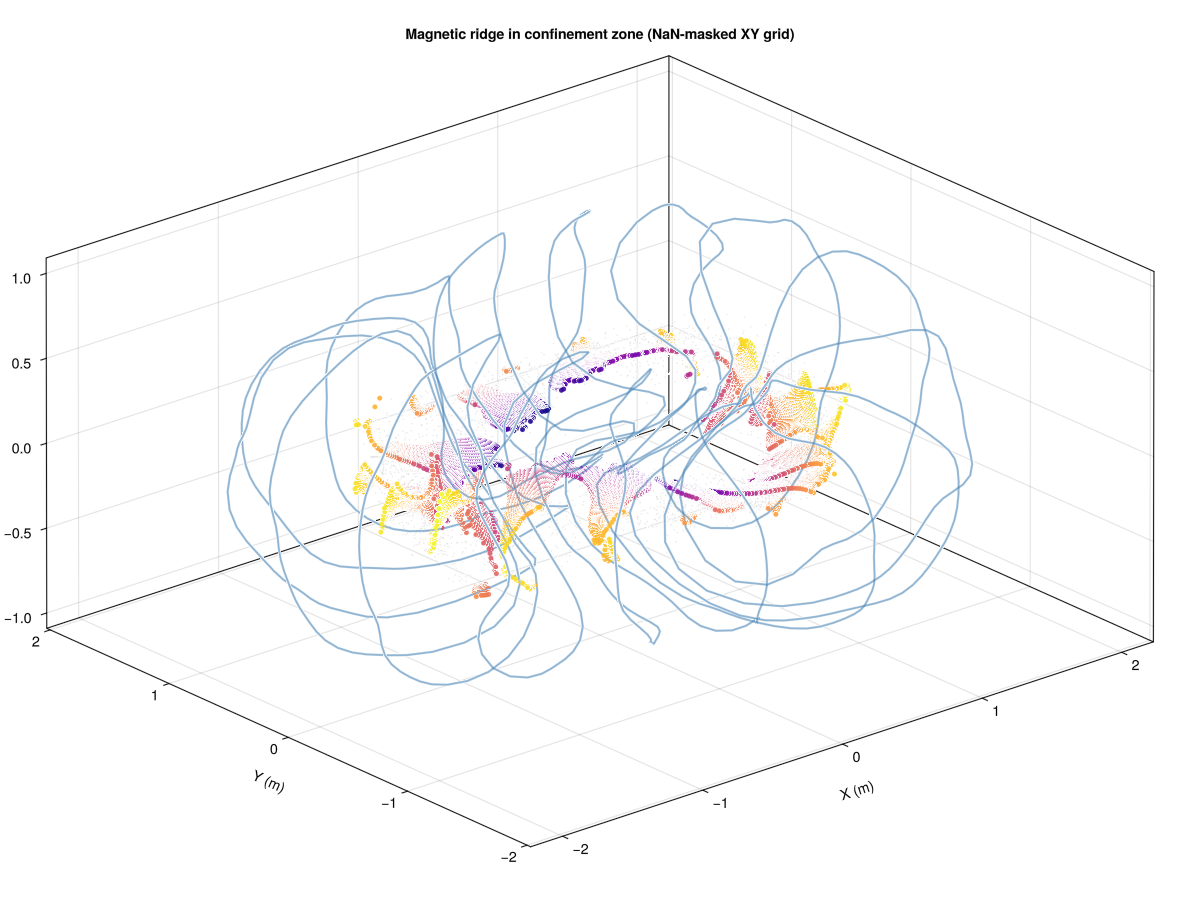

This figure's Julia source:
using LinearAlgebra
using ForwardDiff
using Roots
using JLD2
using GLMakie
using StaticArrays

include("Coil.jl")

"""
    next_nonconflicting_path(path)

If `path` is not an existing file, return `path`. Otherwise return `dir/stem_n.ext`
for the smallest positive integer `n` such that that file does not exist
(e.g. `run.jld2` → `run_1.jld2` → `run_2.jld2`).
"""
function next_nonconflicting_path(path::AbstractString)
    isfile(path) || return path
    d = dirname(path)
    stem, ext = splitext(basename(path))
    n = 1
    while true
        cand = joinpath(d, string(stem, "_", n, ext))
        isfile(cand) || return cand
        n += 1
    end
end

# -----------------------------------------------------------------------------
# Configuration
# -----------------------------------------------------------------------------
const COIL_FILE = "landreman_paul.json"
const NQUAD = 64

const CONF_PATH = raw"C:/Users/danie/Stellarator_Isodrasticity/data/confinement_zone/confinement_field_lines.jld2"

# Grid resolution for the XY scan
const NX = parse(Int, get(ENV, "MAGRID3_NX", "300"))
const NY = parse(Int, get(ENV, "MAGRID3_NY", "300"))

# XY scan region follows confinement footprint (angle-dependent annulus)
const FOOTPRINT_NTHETA = parse(Int, get(ENV, "MAGRID3_FOOTPRINT_NTHETA", "180"))
const FOOTPRINT_OUTER_PAD = parse(Float64, get(ENV, "MAGRID3_FOOTPRINT_OUTER_PAD", "0.07"))
const FOOTPRINT_INNER_PAD = parse(Float64, get(ENV, "MAGRID3_FOOTPRINT_INNER_PAD", "0.04"))
const XY_BOX_PAD = parse(Float64, get(ENV, "MAGRID3_XY_BOX_PAD", "0.03"))
const PLOT_MASK_DEBUG = parse(Bool, get(ENV, "MAGRID3_PLOT_MASK_DEBUG", "true"))
const MASK_ONLY = parse(Bool, get(ENV, "MAGRID3_MASK_ONLY", "false"))

# Hybrid local-confinement lookup parameters
const XY_RADIUS_BASE = parse(Float64, get(ENV, "MAGRID3_XY_RADIUS_BASE", "0.06"))
const XY_RADIUS_MAX = parse(Float64, get(ENV, "MAGRID3_XY_RADIUS_MAX", "0.25"))
const MIN_NEIGHBORS = parse(Int, get(ENV, "MAGRID3_MIN_NEIGHBORS", "18"))
const Z_PAD = parse(Float64, get(ENV, "MAGRID3_Z_PAD", "0.01"))

# Field validity and ridge check
const B_MAG_MAX = 10.0
const RIDGE_CURV_EPS = 1e-5

# -----------------------------------------------------------------------------
# Type-agnostic B-field for ForwardDiff jacobian
# -----------------------------------------------------------------------------
function B_agnostic(cs::Vector{Coil{T}}, x::AbstractVector) where {T}
    B_acc = StaticArrays.zeros(eltype(x), 3)
    for c in cs
        for (ri, Idri) in zip(c.rs, c.Idrs)
            delta_r = SVector(ri[1] - x[1], ri[2] - x[2], ri[3] - x[3])
            d = three_norm(delta_r)
            B_acc = B_acc + cross(delta_r, Idri) / (d^3)
        end
    end
    return B_acc
end

function d_normB_ds(cs::Vector{Coil{T}}, x, y, z) where {T}
    u = SVector{3}(x, y, z)
    B = eval_B(cs, u)
    J = ForwardDiff.jacobian(v -> B_agnostic(cs, v), u)
    return dot(B, J, B)
end

function is_ridge(cs::Vector{Coil{T}}, x, y, z) where {T}
    u = SVector{3}(x, y, z)
    B = eval_B(cs, u)
    nb = norm(B)
    nb < eps(Float64) * 1e6 && return false
    bh = B / nb
    epss = RIDGE_CURV_EPS
    s0 = d_normB_ds(cs, x, y, z)
    s1 = d_normB_ds(cs, x + epss * bh[1], y + epss * bh[2], z + epss * bh[3])
    return ((s1 - s0) / epss) < 0.0
end

# -----------------------------------------------------------------------------
# Confinement cloud indexing in XY (uniform hash grid)
# -----------------------------------------------------------------------------
struct XYIndex
    x::Vector{Float64}
    y::Vector{Float64}
    z::Vector{Float64}
    h::Float64
    invh::Float64
    bins::Dict{Tuple{Int, Int}, Vector{Int}}
end

@inline cell_id(x, y, invh) = (floor(Int, x * invh), floor(Int, y * invh))

function build_xy_index(cx::Vector{Float64}, cy::Vector{Float64}, cz::Vector{Float64}; h::Float64 = XY_RADIUS_MAX)
    bins = Dict{Tuple{Int, Int}, Vector{Int}}()
    invh = 1.0 / h
    @inbounds for i in eachindex(cx)
        key = cell_id(cx[i], cy[i], invh)
        if haskey(bins, key)
            push!(bins[key], i)
        else
            bins[key] = [i]
        end
    end
    return XYIndex(cx, cy, cz, h, invh, bins)
end

function gather_within_radius(idx::XYIndex, x::Float64, y::Float64, r::Float64)
    ii, jj = cell_id(x, y, idx.invh)
    rr = ceil(Int, r / idx.h)
    r2 = r * r
    out = Int[]
    for i in (ii - rr):(ii + rr), j in (jj - rr):(jj + rr)
        ids = get(idx.bins, (i, j), nothing)
        ids === nothing && continue
        @inbounds for k in ids
            dx = idx.x[k] - x
            dy = idx.y[k] - y
            if dx * dx + dy * dy <= r2
                push!(out, k)
            end
        end
    end
    return out
end

function local_confine_bounds(idx::XYIndex, x::Float64, y::Float64, dx::Float64, dy::Float64)
    r = max(XY_RADIUS_BASE, 0.75 * hypot(dx, dy))
    ids = gather_within_radius(idx, x, y, r)
    while length(ids) < MIN_NEIGHBORS && r < XY_RADIUS_MAX
        r = min(XY_RADIUS_MAX, 1.55 * r)
        ids = gather_within_radius(idx, x, y, r)
    end
    isempty(ids) && return nothing

    zmin = Inf
    zmax = -Inf
    @inbounds for k in ids
        zk = idx.z[k]
        if zk < zmin
            zmin = zk
        end
        if zk > zmax
            zmax = zk
        end
    end
    return (zmin - Z_PAD, zmax + Z_PAD, length(ids), r)
end

# -----------------------------------------------------------------------------
# XY footprint from confinement cloud (avoid square-domain sampling)
# -----------------------------------------------------------------------------
struct XYFootprint
    ntheta::Int
    rmin::Vector{Float64}
    rmax::Vector{Float64}
end

@inline function theta_bin(theta::Float64, ntheta::Int)
    # map theta in (-pi, pi] to [1, ntheta]
    t = (theta + π) / (2π)
    return clamp(floor(Int, t * ntheta) + 1, 1, ntheta)
end

function _fill_circular_nearest!(v::Vector{Float64}; is_max::Bool = false)
    n = length(v)
    finite_idx = findall(isfinite, v)
    isempty(finite_idx) && error("Footprint bins are empty; confinement cloud may be invalid.")
    for i in eachindex(v)
        isfinite(v[i]) && continue
        # nearest finite bin on circular index
        best_j = finite_idx[1]
        best_d = min(abs(i - best_j), n - abs(i - best_j))
        for j in finite_idx
            d = min(abs(i - j), n - abs(i - j))
            if d < best_d
                best_d = d
                best_j = j
            end
        end
        v[i] = v[best_j]
    end
    return v
end

function build_xy_footprint(cx::Vector{Float64}, cy::Vector{Float64}; ntheta::Int = FOOTPRINT_NTHETA)
    rmin = fill(Inf, ntheta)
    rmax = fill(-Inf, ntheta)
    @inbounds for i in eachindex(cx)
        x = cx[i]
        y = cy[i]
        r = hypot(x, y)
        b = theta_bin(atan(y, x), ntheta)
        if r < rmin[b]
            rmin[b] = r
        end
        if r > rmax[b]
            rmax[b] = r
        end
    end

    _fill_circular_nearest!(rmin)
    _fill_circular_nearest!(rmax)

    # light circular smoothing to prevent jagged angular aliasing
    rmin_s = similar(rmin)
    rmax_s = similar(rmax)
    for i in 1:ntheta
        i0 = mod1(i - 1, ntheta)
        i1 = i
        i2 = mod1(i + 1, ntheta)
        rmin_s[i] = 0.25 * rmin[i0] + 0.5 * rmin[i1] + 0.25 * rmin[i2]
        rmax_s[i] = 0.25 * rmax[i0] + 0.5 * rmax[i1] + 0.25 * rmax[i2]
    end
    return XYFootprint(ntheta, rmin_s, rmax_s)
end

@inline function in_xy_footprint(fp::XYFootprint, x::Float64, y::Float64)
    r = hypot(x, y)
    b = theta_bin(atan(y, x), fp.ntheta)
    rlo = max(0.0, fp.rmin[b] - FOOTPRINT_INNER_PAD)
    rhi = fp.rmax[b] + FOOTPRINT_OUTER_PAD
    return (r >= rlo) && (r <= rhi)
end

function save_xy_mask_debug_figure(
    conf_x::Vector{Float64},
    conf_y::Vector{Float64},
    fp::XYFootprint,
    x_min::Float64,
    x_max::Float64,
    y_min::Float64,
    y_max::Float64;
    nx::Int = NX,
    ny::Int = NY,
)
    xs = collect(range(x_min, x_max; length = nx))
    ys = collect(range(y_min, y_max; length = ny))
    x_in = Float64[]
    y_in = Float64[]
    x_out = Float64[]
    y_out = Float64[]
    for x in xs, y in ys
        if in_xy_footprint(fp, x, y)
            push!(x_in, x)
            push!(y_in, y)
        else
            push!(x_out, x)
            push!(y_out, y)
        end
    end

    th = range(-π, π; length = fp.ntheta + 1)
    x_outer = Float64[]
    y_outer = Float64[]
    x_inner = Float64[]
    y_inner = Float64[]
    for t in th
        b = theta_bin(t, fp.ntheta)
        rlo = max(0.0, fp.rmin[b] - FOOTPRINT_INNER_PAD)
        rhi = fp.rmax[b] + FOOTPRINT_OUTER_PAD
        push!(x_outer, rhi * cos(t)); push!(y_outer, rhi * sin(t))
        push!(x_inner, rlo * cos(t)); push!(y_inner, rlo * sin(t))
    end

    fig = Figure(size = (1000, 900))
    ax = Axis(
        fig[1, 1];
        title = "2D XY footprint mask used by magnetic_ridge_3",
        xlabel = "X (m)",
        ylabel = "Y (m)",
        aspect = DataAspect(),
    )
    !isempty(x_out) && scatter!(ax, x_out, y_out; markersize = 5, color = (:lightgray, 0.9))
    !isempty(x_in) && scatter!(ax, x_in, y_in; markersize = 6, color = (:seagreen, 0.95))
    conf_step = max(1, fld(length(conf_x), min(length(conf_x), 5000)))
    scatter!(ax, conf_x[1:conf_step:end], conf_y[1:conf_step:end]; markersize = 1.5, color = (:black, 0.25))
    lines!(ax, x_outer, y_outer; color = :dodgerblue, linewidth = 2)
    lines!(ax, x_inner, y_inner; color = :tomato, linewidth = 2)

    out = joinpath(@__DIR__, "magnetic_ridge_3_mask2d.png")
    save(out, fig)
    println("Saved 2D footprint mask figure to ", out)
end

# -----------------------------------------------------------------------------
# Main scan
# -----------------------------------------------------------------------------
function map_ridge_surface(
    cs::Vector{Coil{T}},
    idx::XYIndex,
    fp::XYFootprint,
    x_min::Float64,
    x_max::Float64,
    y_min::Float64,
    y_max::Float64;
    nx::Int = NX,
    ny::Int = NY,
) where {T}
    xs = collect(range(x_min, x_max; length = nx))
    ys = collect(range(y_min, y_max; length = ny))
    dx = (x_max - x_min) / max(nx - 1, 1)
    dy = (y_max - y_min) / max(ny - 1, 1)

    ridge_x = Float64[]
    ridge_y = Float64[]
    ridge_z = Float64[]

    # Columns where >1 valid ridge root exists: store (x,y), all valid z, and chosen z (same as grid)
    multi_ridge_xy_x = Float64[]
    multi_ridge_xy_y = Float64[]
    multi_ridge_valid_zs = Vector{Vector{Float64}}()
    multi_ridge_chosen_z = Float64[]

    grid_x = Float64[]
    grid_y = Float64[]
    grid_z = Float64[] # NaN where no valid point

    no_local_conf = 0
    outside_footprint = 0
    no_root = 0
    multi_root_xy = 0

    println("Scan grid: nx=$nx ny=$ny (footprint-masked, non-rectangular effective domain)")
    for x in xs
        for y in ys
            push!(grid_x, x)
            push!(grid_y, y)

            if !in_xy_footprint(fp, x, y)
                outside_footprint += 1
                push!(grid_z, NaN)
                continue
            end

            bounds = local_confine_bounds(idx, x, y, dx, dy)
            if bounds === nothing
                no_local_conf += 1
                push!(grid_z, NaN)
                continue
            end
            z_lo, z_hi, _, _ = bounds
            z_lo >= z_hi && (push!(grid_z, NaN); no_root += 1; continue)

            fz(z) = d_normB_ds(cs, x, y, z)
            roots = try
                find_zeros(fz, z_lo, z_hi)
            catch
                Float64[]
            end

            valid_z = Float64[]
            valid_B = Float64[]
            for z in roots
                Bmag = norm(eval_B(cs, SVector{3}(x, y, z)))
                Bmag > B_MAG_MAX && continue
                (z < z_lo || z > z_hi) && continue
                is_ridge(cs, x, y, z) || continue
                push!(valid_z, z)
                push!(valid_B, Bmag)
            end

            if isempty(valid_z)
                no_root += 1
                push!(grid_z, NaN)
                continue
            end

            if length(valid_z) > 1
                multi_root_xy += 1
                push!(multi_ridge_xy_x, x)
                push!(multi_ridge_xy_y, y)
                push!(multi_ridge_valid_zs, copy(valid_z))
            end
            k = argmax(valid_B) # requested fallback for multi-root
            z_pick = valid_z[k]
            if length(valid_z) > 1
                push!(multi_ridge_chosen_z, z_pick)
            end

            push!(grid_z, z_pick)
            push!(ridge_x, x)
            push!(ridge_y, y)
            push!(ridge_z, z_pick)
        end
    end

    println("Valid ridge points: $(length(ridge_z))")
    println("Outside XY footprint mask: $outside_footprint")
    println("No local confinement support: $no_local_conf")
    println("No valid ridge root in local confinement interval: $no_root")
    println("XY columns with multiple valid roots in confinement interval: $multi_root_xy")

    return ridge_x, ridge_y, ridge_z, grid_x, grid_y, grid_z,
        multi_ridge_xy_x, multi_ridge_xy_y, multi_ridge_valid_zs, multi_ridge_chosen_z
end

function load_confinement(path::AbstractString)
    cx, cy, cz = JLD2.jldopen(path, "r") do f
        f["confinement_x"], f["confinement_y"], f["confinement_z"]
    end
    x = Vector{Float64}(cx)
    y = Vector{Float64}(cy)
    z = Vector{Float64}(cz)
    return x, y, z
end

function main()
    coils = get_coils_from_file(Float64, COIL_FILE, NQUAD)
    conf_x, conf_y, conf_z = load_confinement(CONF_PATH)

    x_min = minimum(conf_x) - XY_BOX_PAD
    x_max = maximum(conf_x) + XY_BOX_PAD
    y_min = minimum(conf_y) - XY_BOX_PAD
    y_max = maximum(conf_y) + XY_BOX_PAD

    idx = build_xy_index(conf_x, conf_y, conf_z)
    fp = build_xy_footprint(conf_x, conf_y)

    if PLOT_MASK_DEBUG
        save_xy_mask_debug_figure(conf_x, conf_y, fp, x_min, x_max, y_min, y_max; nx = NX, ny = NY)
    end
    if MASK_ONLY
        println("MASK_ONLY=true: skipped ridge root search.")
        return
    end

    rx, ry, rz, gx, gy, gz, mux, muy, muzs, muchosen = map_ridge_surface(
        coils,
        idx,
        fp,
        x_min,
        x_max,
        y_min,
        y_max;
        nx = NX,
        ny = NY,
    )

    fig = Figure(size = (1200, 900))
    ax = Axis3(
        fig[1, 1];
        title = "Magnetic ridge in confinement zone (NaN-masked XY grid)",
        xlabel = "X (m)",
        ylabel = "Y (m)",
        zlabel = "Z (m)",
        aspect = :data,
    )

    # Coils
    for c in coils
        pts = c.rs
        xs = [p[1] for p in pts]
        ys = [p[2] for p in pts]
        zs = [p[3] for p in pts]
        push!(xs, xs[1]); push!(ys, ys[1]); push!(zs, zs[1])
        lines!(ax, xs, ys, zs; color = :steelblue, linewidth = 2, alpha = 0.6)
    end

    # Ridge points
    Rcol = sqrt.(rx .^ 2 .+ ry .^ 2)
    scatter!(ax, rx, ry, rz; markersize = 7, color = Rcol, colormap = :plasma, alpha = 0.9)

    # Optional: faint confinement cloud for context (downsampled for speed)
    nshow = min(length(conf_x), 8000)
    step = max(1, fld(length(conf_x), nshow))
    scatter!(ax, conf_x[1:step:end], conf_y[1:step:end], conf_z[1:step:end];
        markersize = 2, color = (:gray, 0.18))

    # Multi-root columns: every valid z (gold) — primary ridge uses argmax |B| per column
    if !isempty(muzs)
        mx_all = Float64[]
        my_all = Float64[]
        mz_all = Float64[]
        for i in eachindex(muzs)
            for z in muzs[i]
                push!(mx_all, mux[i])
                push!(my_all, muy[i])
                push!(mz_all, z)
            end
        end
        !isempty(mz_all) && scatter!(ax, mx_all, my_all, mz_all;
            markersize = 5, color = (:gold, 0.85), strokewidth = 1, strokecolor = :black)
    end

    out_png = joinpath(@__DIR__, "magnetic_ridge_3.png")
    save(out_png, fig)
    println("Saved figure to ", out_png)

    # 2D: XY locations where multiple valid ridge roots occurred
    if !isempty(mux)
        fig2 = Figure(size = (900, 800))
        ax2 = Axis(
            fig2[1, 1];
            title = "XY grid cells with multiple valid ridge roots (within confinement z-interval)",
            xlabel = "X (m)",
            ylabel = "Y (m)",
            aspect = DataAspect(),
        )
        scatter!(ax2, mux, muy; markersize = 14, color = (:darkorange, 0.95), strokewidth = 1.5, strokecolor = :black)
        out_multi_xy = joinpath(@__DIR__, "magnetic_ridge_3_multi_xy.png")
        save(out_multi_xy, fig2)
        println("Saved multi-root XY map to ", out_multi_xy)
    end

    # Save grid products including NaN map (never overwrite: magnetic_ridge_3.jld2 → magnetic_ridge_3_1.jld2, …)
    out_jld2_base = joinpath(@__DIR__, "data", "magnetic_ridge3", "magnetic_ridge_3.jld2")
    mkpath(dirname(out_jld2_base))
    out_jld2 = next_nonconflicting_path(out_jld2_base)
    JLD2.jldopen(out_jld2, "w") do f
        f["ridge_x"] = rx
        f["ridge_y"] = ry
        f["ridge_z"] = rz
        f["grid_x"] = gx
        f["grid_y"] = gy
        f["grid_z"] = gz
        f["multi_ridge_xy_x"] = mux
        f["multi_ridge_xy_y"] = muy
        f["multi_ridge_valid_zs"] = muzs
        f["multi_ridge_chosen_z"] = muchosen
        f["meta"] = Dict(
            "output_jld2_path" => out_jld2,
            "output_jld2_base" => out_jld2_base,
            "nx" => NX,
            "ny" => NY,
            "conf_path" => CONF_PATH,
            "xy_radius_base" => XY_RADIUS_BASE,
            "xy_radius_max" => XY_RADIUS_MAX,
            "min_neighbors" => MIN_NEIGHBORS,
            "z_pad" => Z_PAD,
            "multi_ridge_note" =>
                "multi_ridge_*: only rows where >1 valid ridge root; valid_zs is ragged Vector{Vector}; chosen_z matches primary ridge_z/ridge_*",
        )
    end
    println("Saved data to ", out_jld2)

    display(fig)
end

main()
